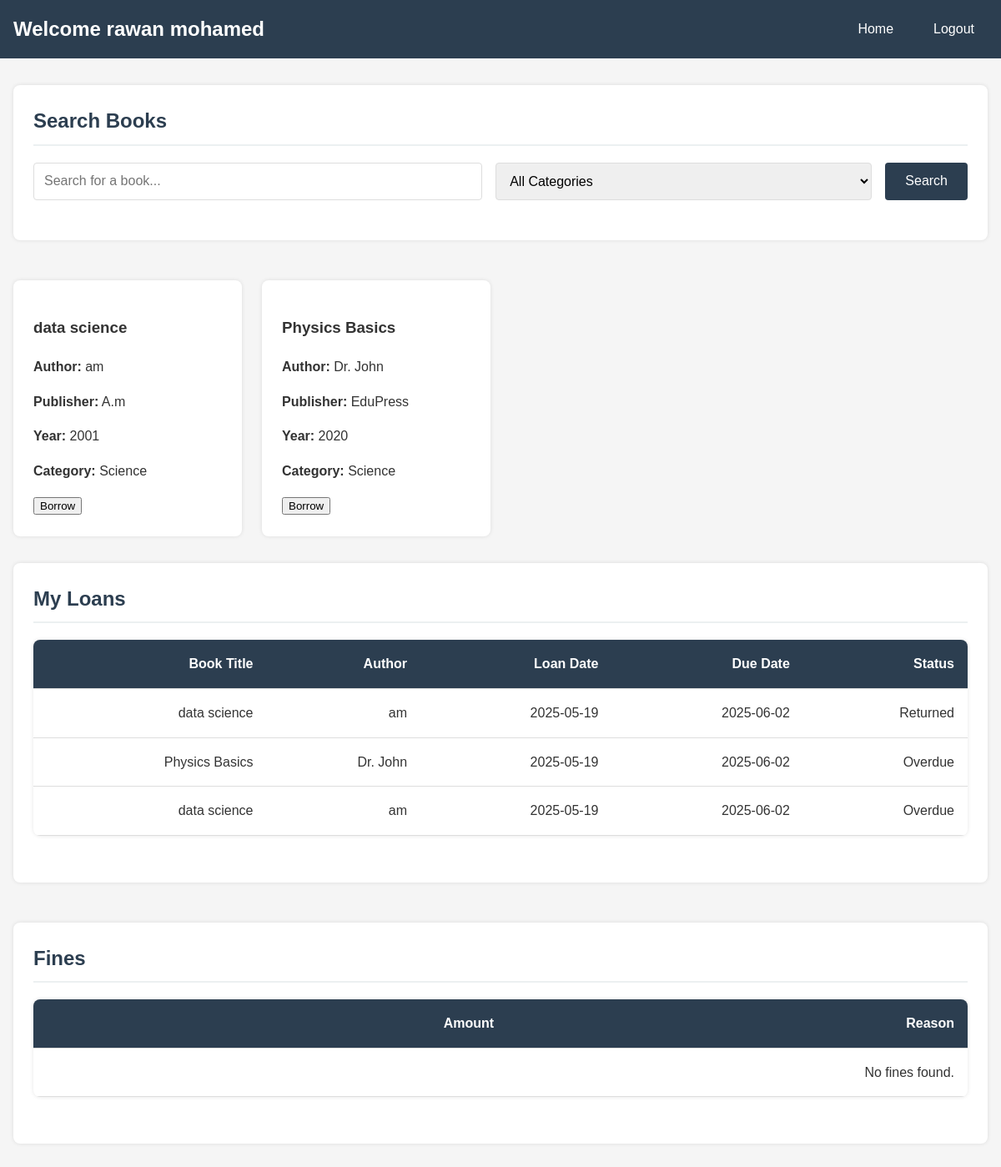
/dashboard.php (signed in), run on the app's committed database.
### tables this page shows
CREATE TABLE `student` (
  `StudentID` int(11) NOT NULL,
  `FirstName` varchar(50) DEFAULT NULL,
  `LastName` varchar(50) DEFAULT NULL,
  `Class` varchar(20) DEFAULT NULL,
  `Email` varchar(100) DEFAULT NULL
);

CREATE TABLE `book` (
  `BookID` int(11) NOT NULL,
  `Title` varchar(100) NOT NULL,
  `Author` varchar(100) DEFAULT NULL,
  `Publisher` varchar(100) DEFAULT NULL,
  `Year` int(11) DEFAULT NULL CHECK (`Year` >= 1900),
  `ISBN` varchar(20) DEFAULT NULL,
  `CategoryID` int(11) DEFAULT NULL,
  `Available` tinyint(1) DEFAULT 1
);

CREATE TABLE `category` (
  `CategoryID` int(11) NOT NULL,
  `CategoryName` varchar(50) NOT NULL
);

CREATE TABLE `loan` (
  `LoanID` int(11) NOT NULL,
  `BookID` int(11) DEFAULT NULL,
  `StudentID` int(11) DEFAULT NULL,
  `LibrarianID` int(11) DEFAULT NULL,
  `LoanDate` date NOT NULL,
  `DueDate` date NOT NULL,
  `ReturnStatus` enum('Returned','Overdue','Borrowed') DEFAULT 'Borrowed'
);

### student_dashboard.php (the view, shortened to what this page needs)
<?php
$student_id = $_SESSION['student_id'];
$stmt = $conn->prepare("SELECT * FROM Student WHERE StudentID = ?");
$stmt->bind_param("i", $student_id);
$stmt->execute();
$student = $stmt->get_result()->fetch_assoc();
$loans_stmt = $conn->prepare("SELECT l.*, b.Title, b.Author FROM Loan l JOIN Book b ON l.BookID = b.BookID WHERE l.StudentID = ?");
$loans_stmt->bind_param("i", $student_id);
$loans_stmt->execute();
$loans = $loans_stmt->get_result();
$fines_stmt = $conn->prepare("SELECT * FROM Fine WHERE StudentID = ?");
$fines_stmt->bind_param("i", $student_id);
$fines_stmt->execute();
$fines = $fines_stmt->get_result();
?>
<!DOCTYPE html>
<html lang="en" dir="ltr">
<head>
    <link rel="stylesheet" href="styles.css">
</head>
<body>
    <header>
        <h1>Welcome <?php echo $student['FirstName'] . ' ' . $student['LastName']; ?></h1>
        <nav>
            <ul>
                <li><a href="dashboard.php">Home</a></li>
                <li><a href="logout.php">Logout</a></li>
            </ul>
        </nav>
    </header>
    <div class="container">
        <section class="search-section">
            <h2>Search Books</h2>
            <form method="GET" action="">
                <input type="text" name="search" placeholder="Search for a book...">
                <select name="category">
                    <option value="">All Categories</option>
                </select>
                <button type="submit">Search</button>
            </form>
        </section>
        <div class="books-grid">
<?php
$query = "SELECT b.*, c.CategoryName FROM Book b JOIN Category c ON b.CategoryID = c.CategoryID WHERE 1";
$filtered_books = $conn->query($query);
if($filtered_books->num_rows > 0) {
    while($book = $filtered_books->fetch_assoc()) {
        echo "<div class='book-card'>";
        echo "<h3>{$book['Title']}</h3>";
        echo "<p><strong>Author:</strong> {$book['Author']}</p>";
        echo "<p><strong>Publisher:</strong> {$book['Publisher']}</p>";
        echo "<p><strong>Year:</strong> {$book['Year']}</p>";
        echo "<p><strong>Category:</strong> {$book['CategoryName']}</p>";
        echo "<form method='POST' action='borrow.php'>";
        echo "<button type='submit'>Borrow</button>";
        echo "</form>";
        echo "</div>";
    }
} else {
    echo "<p>No books match your search.</p>";
}
?>
</div>
        <section class="loans-section">
            <h2>My Loans</h2>
            <table>
                <thead>
                    <tr>
                        <th>Book Title</th>
                        <th>Author</th>
                        <th>Loan Date</th>
                        <th>Due Date</th>
                        <th>Status</th>
                    </tr>
                </thead>
                <tbody>
                    <?php
                    if($loans->num_rows > 0) {
                        while($loan = $loans->fetch_assoc()) {
                            $returned = $conn->query("SELECT * FROM `Return` WHERE LoanID = {$loan['LoanID']}")->num_rows > 0;
                            $status = $returned ? "Returned" : (strtotime($loan['DueDate']) < time() ? "Overdue" : "Borrowed");
                            echo "<tr>";
                            echo "<td>{$loan['Title']}</td>";
                            echo "<td>{$loan['Author']}</td>";
                            echo "<td>{$loan['LoanDate']}</td>";
                            echo "<td>{$loan['DueDate']}</td>";
                            echo "<td>{$status}</td>";
                            echo "</tr>";
                        }
                    } else {
                        echo "<tr><td colspan='5'>No loan records found.</td></tr>";
                    }
                    ?>
                </tbody>
            </table>
        </section>
        <section class="fines-section">
            <h2>Fines</h2>
            <table>
                <thead>
                    <tr>
                        <th>Amount</th>
                        <th>Reason</th>
                    </tr>
                </thead>
                <tbody>
                    <?php
                    if($fines->num_rows > 0) {
                        while($fine = $fines->fetch_assoc()) {
                            echo "<tr>";
                            echo "<td>{$fine['Amount']} OMR</td>";
                            echo "<td>{$fine['Reason']}</td>";
                            echo "</tr>";
                        }
                    } else {
                        echo "<tr><td colspan='2'>No fines found.</td></tr>";
                    }
                    ?>
                </tbody>
            </table>
        </section>
    </div>
</body>
</html>

### styles.css (style rules this page uses)
body { font-family: 'Arial', sans-serif; background-color: #f5f5f5; margin: 0; padding: 0; color: #333; line-height: 1.6; }
header { background-color: #2c3e50; color: white; padding: 1rem; display: flex; justify-content: space-between; align-items: center; }
header h1 { margin: 0; font-size: 1.5rem; }
nav ul { list-style: none; padding: 0; margin: 0; display: flex; }
nav ul li { margin-left: 1rem; }
nav ul li a { color: white; text-decoration: none; padding: 0.5rem 1rem; border-radius: 4px; transition: background-color 0.3s; }
.container { max-width: 1200px; margin: 2rem auto; padding: 0 1rem; }
.books-grid, .stats-grid, .actions-grid { display: grid; grid-template-columns: repeat(auto-fill, minmax(250px, 1fr)); gap: 1.5rem; margin-bottom: 2rem; }
.book-card, .stat-card, .action-card { background: white; padding: 1.5rem; border-radius: 8px; box-shadow: 0 0 5px rgba(0, 0, 0, 0.1); transition: transform 0.3s, box-shadow 0.3s; }
table { width: 100%; border-collapse: collapse; margin-bottom: 2rem; background: white; border-radius: 8px; overflow: hidden; box-shadow: 0 0 5px rgba(0, 0, 0, 0.1); }
th, td { padding: 1rem; text-align: right; border-bottom: 1px solid #ddd; }
th { background-color: #2c3e50; color: white; }
section { margin-bottom: 3rem; background: white; padding: 1.5rem; border-radius: 8px; box-shadow: 0 0 5px rgba(0, 0, 0, 0.1); }
section h2 { margin-top: 0; color: #2c3e50; border-bottom: 2px solid #ecf0f1; padding-bottom: 0.5rem; }
.search-section form { display: flex; gap: 1rem; margin-bottom: 1.5rem; }
.search-section input, .search-section select { padding: 0.75rem; border: 1px solid #ddd; border-radius: 4px; font-size: 1rem; flex-grow: 1; }
.search-section button { background-color: #2c3e50; color: white; border: none; padding: 0 1.5rem; font-size: 1rem; border-radius: 4px; cursor: pointer; }

### data on the page
student: FirstName "rawan", LastName "mohamed"
book: Title "data science", Author "am", Publisher "A.m", Year "2001", CategoryID.CategoryName "Science"
book: Title "Physics Basics", Author "Dr. John", Publisher "EduPress", Year "2020", CategoryID.CategoryName "Science"
loan: BookID.Title "data science", BookID.Author "am", LoanDate "2025-05-19", DueDate "2025-06-02"
loan: BookID.Title "Physics Basics", BookID.Author "Dr. John", LoanDate "2025-05-19", DueDate "2025-06-02"
loan: BookID.Title "data science", BookID.Author "am", LoanDate "2025-05-19", DueDate "2025-06-02"
